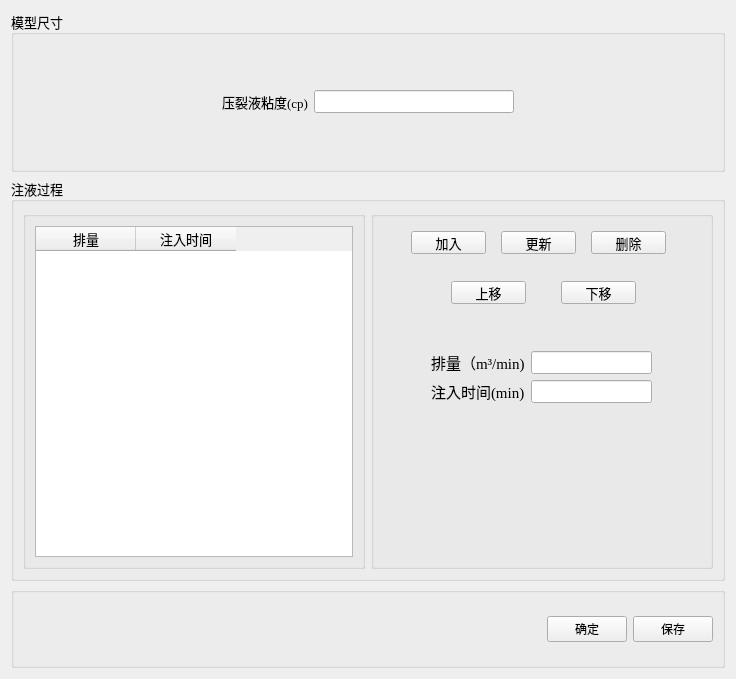
<?xml version="1.0" encoding="UTF-8"?>
<ui version="4.0">
 <class>Form</class>
 <widget class="QWidget" name="Form">
  <property name="geometry">
   <rect>
    <x>0</x>
    <y>0</y>
    <width>736</width>
    <height>679</height>
   </rect>
  </property>
  <property name="windowTitle">
   <string>施工参数设置</string>
  </property>
  <layout class="QVBoxLayout" name="verticalLayout" stretch="2,5,1">
   <item>
    <widget class="QGroupBox" name="groupBox">
     <property name="font">
      <font>
       <family>Agency FB</family>
       <pointsize>10</pointsize>
      </font>
     </property>
     <property name="title">
      <string>模型尺寸</string>
     </property>
     <layout class="QHBoxLayout" name="horizontalLayout">
      <item>
       <spacer name="horizontalSpacer">
        <property name="orientation">
         <enum>Qt::Horizontal</enum>
        </property>
        <property name="sizeHint" stdset="0">
         <size>
          <width>40</width>
          <height>20</height>
         </size>
        </property>
       </spacer>
      </item>
      <item>
       <widget class="QLabel" name="label">
        <property name="font">
         <font>
          <family>Times New Roman</family>
          <pointsize>10</pointsize>
         </font>
        </property>
        <property name="text">
         <string>压裂液粘度(cp)</string>
        </property>
       </widget>
      </item>
      <item>
       <widget class="QLineEdit" name="lineEdit">
        <property name="font">
         <font>
          <family>Times New Roman</family>
         </font>
        </property>
       </widget>
      </item>
      <item>
       <spacer name="horizontalSpacer_2">
        <property name="orientation">
         <enum>Qt::Horizontal</enum>
        </property>
        <property name="sizeHint" stdset="0">
         <size>
          <width>40</width>
          <height>20</height>
         </size>
        </property>
       </spacer>
      </item>
     </layout>
    </widget>
   </item>
   <item>
    <widget class="QGroupBox" name="groupBox_2">
     <property name="font">
      <font>
       <family>Agency FB</family>
       <pointsize>10</pointsize>
      </font>
     </property>
     <property name="title">
      <string>注液过程</string>
     </property>
     <layout class="QHBoxLayout" name="horizontalLayout_2" stretch="1,1">
      <item>
       <widget class="QGroupBox" name="groupBox_4">
        <property name="title">
         <string/>
        </property>
        <layout class="QHBoxLayout" name="horizontalLayout_3">
         <item>
          <widget class="QTableWidget" name="tableWidget">
           <column>
            <property name="text">
             <string>排量</string>
            </property>
           </column>
           <column>
            <property name="text">
             <string>注入时间</string>
            </property>
           </column>
          </widget>
         </item>
        </layout>
       </widget>
      </item>
      <item>
       <widget class="QGroupBox" name="groupBox_5">
        <property name="title">
         <string/>
        </property>
        <widget class="QPushButton" name="pushButton">
         <property name="geometry">
          <rect>
           <x>40</x>
           <y>20</y>
           <width>75</width>
           <height>23</height>
          </rect>
         </property>
         <property name="text">
          <string>加入</string>
         </property>
        </widget>
        <widget class="QWidget" name="layoutWidget">
         <property name="geometry">
          <rect>
           <x>60</x>
           <y>140</y>
           <width>221</width>
           <height>121</height>
          </rect>
         </property>
         <layout class="QFormLayout" name="formLayout">
          <item row="0" column="0">
           <widget class="QLabel" name="label_3">
            <property name="font">
             <font>
              <family>Times New Roman</family>
              <pointsize>11</pointsize>
             </font>
            </property>
            <property name="text">
             <string>排量（m³/min)</string>
            </property>
           </widget>
          </item>
          <item row="0" column="1">
           <widget class="QLineEdit" name="lineEdit_1">
            <property name="font">
             <font>
              <family>Times New Roman</family>
             </font>
            </property>
           </widget>
          </item>
          <item row="1" column="0">
           <widget class="QLabel" name="label_4">
            <property name="font">
             <font>
              <family>Times New Roman</family>
              <pointsize>11</pointsize>
             </font>
            </property>
            <property name="text">
             <string>注入时间(min)</string>
            </property>
           </widget>
          </item>
          <item row="1" column="1">
           <widget class="QLineEdit" name="lineEdit_2">
            <property name="font">
             <font>
              <family>Times New Roman</family>
             </font>
            </property>
           </widget>
          </item>
         </layout>
        </widget>
        <widget class="QPushButton" name="pushButton_4">
         <property name="geometry">
          <rect>
           <x>80</x>
           <y>70</y>
           <width>75</width>
           <height>23</height>
          </rect>
         </property>
         <property name="text">
          <string>上移</string>
         </property>
        </widget>
        <widget class="QPushButton" name="pushButton_5">
         <property name="geometry">
          <rect>
           <x>190</x>
           <y>70</y>
           <width>75</width>
           <height>23</height>
          </rect>
         </property>
         <property name="text">
          <string>下移</string>
         </property>
        </widget>
        <widget class="QPushButton" name="pushButton_2">
         <property name="geometry">
          <rect>
           <x>130</x>
           <y>20</y>
           <width>75</width>
           <height>23</height>
          </rect>
         </property>
         <property name="text">
          <string>更新</string>
         </property>
        </widget>
        <widget class="QPushButton" name="pushButton_3">
         <property name="geometry">
          <rect>
           <x>220</x>
           <y>20</y>
           <width>75</width>
           <height>23</height>
          </rect>
         </property>
         <property name="text">
          <string>删除</string>
         </property>
        </widget>
       </widget>
      </item>
     </layout>
    </widget>
   </item>
   <item>
    <widget class="QGroupBox" name="groupBox_3">
     <property name="title">
      <string/>
     </property>
     <layout class="QHBoxLayout" name="horizontalLayout_4">
      <item>
       <spacer name="horizontalSpacer_4">
        <property name="orientation">
         <enum>Qt::Horizontal</enum>
        </property>
        <property name="sizeHint" stdset="0">
         <size>
          <width>40</width>
          <height>20</height>
         </size>
        </property>
       </spacer>
      </item>
      <item>
       <widget class="QPushButton" name="pushButton_6">
        <property name="text">
         <string>确定</string>
        </property>
       </widget>
      </item>
      <item>
       <widget class="QPushButton" name="pushButton_7">
        <property name="text">
         <string>保存</string>
        </property>
       </widget>
      </item>
     </layout>
    </widget>
   </item>
  </layout>
 </widget>
 <resources/>
 <connections>
  <connection>
   <sender>pushButton</sender>
   <signal>clicked()</signal>
   <receiver>Form</receiver>
   <slot>add()</slot>
   <hints>
    <hint type="sourcelabel">
     <x>448</x>
     <y>235</y>
    </hint>
    <hint type="destinationlabel">
     <x>367</x>
     <y>339</y>
    </hint>
   </hints>
  </connection>
  <connection>
   <sender>pushButton_2</sender>
   <signal>clicked()</signal>
   <receiver>Form</receiver>
   <slot>update_data()</slot>
   <hints>
    <hint type="sourcelabel">
     <x>538</x>
     <y>235</y>
    </hint>
    <hint type="destinationlabel">
     <x>367</x>
     <y>339</y>
    </hint>
   </hints>
  </connection>
  <connection>
   <sender>pushButton_3</sender>
   <signal>clicked()</signal>
   <receiver>Form</receiver>
   <slot>delete()</slot>
   <hints>
    <hint type="sourcelabel">
     <x>628</x>
     <y>235</y>
    </hint>
    <hint type="destinationlabel">
     <x>367</x>
     <y>339</y>
    </hint>
   </hints>
  </connection>
  <connection>
   <sender>pushButton_4</sender>
   <signal>clicked()</signal>
   <receiver>Form</receiver>
   <slot>up()</slot>
   <hints>
    <hint type="sourcelabel">
     <x>488</x>
     <y>285</y>
    </hint>
    <hint type="destinationlabel">
     <x>367</x>
     <y>339</y>
    </hint>
   </hints>
  </connection>
  <connection>
   <sender>pushButton_5</sender>
   <signal>clicked()</signal>
   <receiver>Form</receiver>
   <slot>down()</slot>
   <hints>
    <hint type="sourcelabel">
     <x>598</x>
     <y>285</y>
    </hint>
    <hint type="destinationlabel">
     <x>367</x>
     <y>339</y>
    </hint>
   </hints>
  </connection>
  <connection>
   <sender>pushButton_6</sender>
   <signal>clicked()</signal>
   <receiver>Form</receiver>
   <slot>input_data()</slot>
   <hints>
    <hint type="sourcelabel">
     <x>598</x>
     <y>629</y>
    </hint>
    <hint type="destinationlabel">
     <x>367</x>
     <y>339</y>
    </hint>
   </hints>
  </connection>
  <connection>
   <sender>pushButton_7</sender>
   <signal>clicked()</signal>
   <receiver>Form</receiver>
   <slot>input_data_1()</slot>
   <hints>
    <hint type="sourcelabel">
     <x>679</x>
     <y>629</y>
    </hint>
    <hint type="destinationlabel">
     <x>367</x>
     <y>339</y>
    </hint>
   </hints>
  </connection>
 </connections>
 <slots>
  <slot>add()</slot>
  <slot>delete()</slot>
  <slot>input_data()</slot>
  <slot>input_data_1()</slot>
  <slot>up()</slot>
  <slot>down()</slot>
  <slot>update_data()</slot>
 </slots>
</ui>
